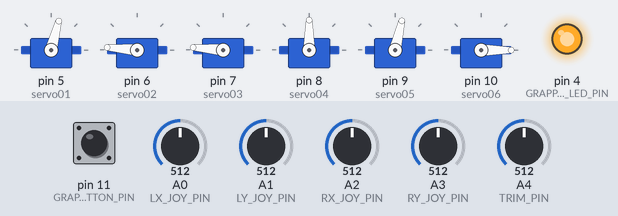
Bench run of a sketch on a simulated Arduino Uno, built with avr-gcc and run on an emulated ATmega328P. Parts: 6 × servo, output pins drawn as LEDs (lit = HIGH). Inputs (shaded band) come from the test bench; at power-on: A0 (LX_JOY_PIN) = 512, A2 (RX_JOY_PIN) = 512, A3 (RY_JOY_PIN) = 512, pin 11 (GRAPPLE_BUTTON_PIN) LOW, A1 (LY_JOY_PIN) = 512, A4 (TRIM_PIN) = 512. What the sketch prints to the serial monitor is not drawn.

Above: at 1.2 s.
1.3 s: A0 (LX_JOY_PIN) set to 692
2.8 s: A0 (LX_JOY_PIN) set to 718
At 4.5 s:
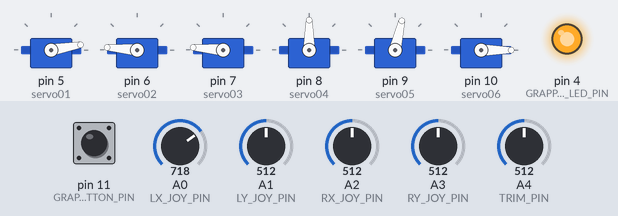
5.8 s: A2 (RX_JOY_PIN) set to 691
7.3 s: A2 (RX_JOY_PIN) set to 709
At 8.9 s:
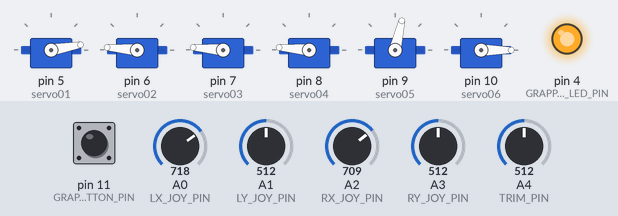
10.3 s: A3 (RY_JOY_PIN) set to 688
11.8 s: A3 (RY_JOY_PIN) set to 711
At 12.0 s:
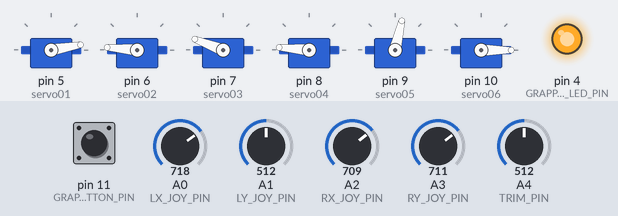
At 15.0 s:
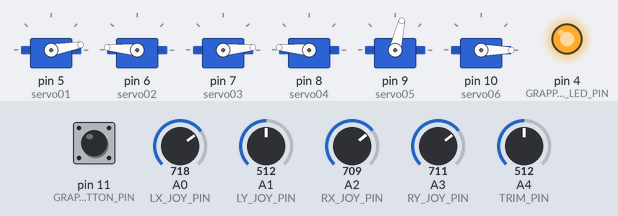
Timing chart, 0 to 15.8 s (numbered marks = the images above; inputs shaded):
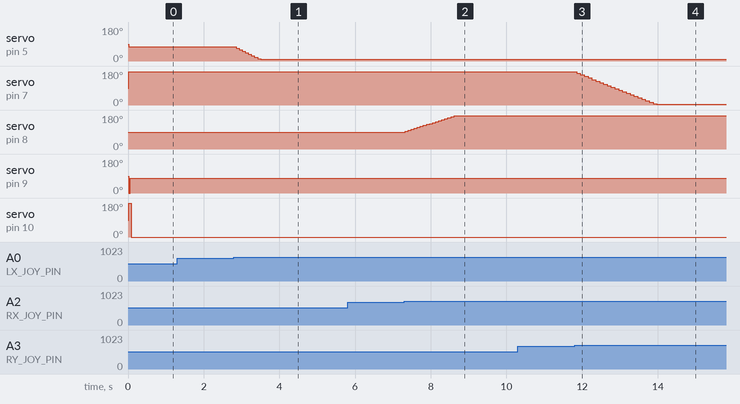

Measured:
- the behaviour switches between 700 and 701 on A0 (LX_JOY_PIN) (found by bisection; images 0 and 1)
- the behaviour switches between 700 and 701 on A2 (RX_JOY_PIN) (found by bisection; images 1 and 2)
- the behaviour switches between 700 and 701 on A3 (RY_JOY_PIN) (found by bisection; images 2 and 3)
- after the input at 1.3 s, every drawn part: stays the same
- after the input at 2.8 s, servo on pin 5 (servo01): moves from 75° to 10° over 0.65 s, starting after 0.06 s
- after the input at 5.8 s, every drawn part: stays the same
- after the input at 7.3 s, servo on pin 8 (servo04): moves from 90° to 175° over 1.3 s, starting at once
- after the input at 10.3 s, every drawn part: stays the same
- after the input at 11.8 s, servo on pin 7 (servo03): moves from 175° to 5° over 2.1 s, starting after 0.05 s

The sketch:

Brazo_robor.ino
```cpp
// Made by Toomas633
// Still in progress cosas que se le agregan project, code updates can be found in github: https://github.com/Toomas633/Arduino-Robotic-Arm
// Reddit thread: https://www.reddit.com/r/arduino/comments/lv9i9n/my_first_ever_arduino_uno_powered_project/?utm_source=share&utm_medium=web2x&context=3
//<>
#include <SoftwareSerial.h>
#include <Servo.h>
                                // Change anu pins here, no need to change the code further on:
#define LX_JOY_PIN A0           // Left joystick x-axys line.
#define LY_JOY_PIN A1           // Left joystick y-axys line.
#define RX_JOY_PIN A2           // Right joystick x-axys.
#define RY_JOY_PIN A3           // Right joystick y-axys.
#define GRAPPLE_BUTTON_PIN 11   // Switch or button to make the grapple close and open.
#define GRAPPLE_LED_PIN 4       // Was going to use a status LED but made it to a power LED later on.
#define TRIM_PIN A4             // Potentiometer input to control servo 5 a.k.a wrist tilt.
#define R_BUTTON_PIN 3          // Button to reset servo positions, outcomment later in code to enable, don't have it wired up yet on my end, but it's ready to go.

Servo servo01;
Servo servo02;
Servo servo03;
Servo servo04;
Servo servo05;
Servo servo06;

int Wrist;
int StatusLED;
int servo1;
int servo2;
int servo3;
int servo4;
int servo5;
int servo6;
int LeftJoystickXVal;
int LeftJoystickYVal;
int RightJoystickXVal;
int RightJoystickYVal;
int initial_position1 = 75;   // Initial positions for servos when powering up and where to home. Change to where you like. Number after "position" means wich servo it corresponds to.
int initial_position2 = 175;
int initial_position3 = 175;
int initial_position4 =90;
int initial_position5 = 0;
int Grapple_position = 180;
int GrappleState = 0;
int ResetButtonState = 0;


void setup() {
  Serial.begin(9600);
  Serial.println("<Auto homing>");

  pinMode(R_BUTTON_PIN, INPUT);
  pinMode(GRAPPLE_BUTTON_PIN, INPUT);
  pinMode(GRAPPLE_LED_PIN, OUTPUT);

  servo01.attach(5);    // Pins to where you connect servos, change here if needed, no need further on.
  servo02.attach(6);
  servo03.attach(7);
  servo04.attach(8);
  servo05.attach(9);
  servo06.attach(10);

  delay(20);

  servo01.write(initial_position1);
  servo02.write(initial_position2);
  servo03.write(initial_position3);
  servo04.write(initial_position4);
  servo05.write(initial_position5);
  servo06.write(Grapple_position);

  digitalWrite(GRAPPLE_LED_PIN, HIGH);    //Use as power LED, change code under grapple_servo() if wanted to show grapple state.

  delay(20);

  Serial.println("<Arm is ready>");
}

void definitions()     // All definitions are made here for easy keeping and editing.
{
  servo1 = servo01.read();
  servo2 = servo02.read();
  servo3 = servo03.read();
  servo4 = servo04.read();
  servo5 = servo05.read();
  servo6 = servo06.read();
  StatusLED = digitalRead(GRAPPLE_LED_PIN);
  Wrist = analogRead(TRIM_PIN);
  LeftJoystickXVal = analogRead(LX_JOY_PIN);
  LeftJoystickYVal = analogRead(LY_JOY_PIN);
  RightJoystickXVal = analogRead(RX_JOY_PIN);
  RightJoystickYVal = analogRead(RY_JOY_PIN);
  GrappleState = digitalRead(GRAPPLE_BUTTON_PIN);
//  ResetButtonState = digitalRead(R_BUTTON_PIN);   // Comment in if reset button is wired.
}

void loop()   //All voids here, differnet actoins/inputs have different voids
{
//  reset();
  serial();
  definitions();
  left_joystick();
  right_joystick();
  wrist_servo();
  grapple_servo();
}
//============================== Right Joystick ===========================================
void right_joystick()
{
  if (RightJoystickXVal < 300)
  {
    if (initial_position4 < 10)
    {
    }
    else
    {
      initial_position4 = constrain(initial_position4 - 5, 5, 175);
      servo04.write(initial_position4);

    }
  }
  if (RightJoystickXVal > 700)
  {
    if (initial_position4 > 180)
    {
    }
    else
    {
      initial_position4 = constrain(initial_position4 + 5, 5, 175);
      servo04.write(initial_position4);

    }
  }
  if (RightJoystickYVal < 300)
  {
    if (initial_position3 < 10)
    {
    }
    else
    {
      initial_position3 = constrain(initial_position3 + 8, 5, 175);
      servo03.write(initial_position3);
      delay(20);
      }
  }
  if (RightJoystickYVal > 700)
  {
    if (initial_position3 > 180)
    {
    }
    else
    {
      initial_position3 = constrain(initial_position3 - 8, 5, 175);
      servo03.write(initial_position3);
      delay(20);
    }
  }
}
//================================== Left Joystick =============================================
void left_joystick()
{
  if (LeftJoystickXVal < 300)
  {
    if (initial_position1 < 10)
    {
    }
    else
    {
      initial_position1 = constrain(initial_position1 + 8, 10, 160);
      servo01.write(initial_position1);
      delay(20);
    }
  }
  if (LeftJoystickXVal > 700)
  {
    if (initial_position1 > 180)
    {
    }
    else
    {
      initial_position1 = constrain(initial_position1 - 8, 10, 160);
      servo01.write(initial_position1);
      delay(20);
    }
  }
  if (LeftJoystickYVal < 300)
  {
    if (initial_position2 < 10)
    {
    }
    else
    {
      initial_position2 = constrain(initial_position2 - 8, 5, 175);
      servo02.write(initial_position2);
      delay(20);
     }
  }
  if (LeftJoystickYVal > 700)
  {
    if (initial_position2 > 180)
    {
    }
    else
    {
      initial_position2 = constrain(initial_position2 + 8, 5, 175);
      servo02.write(initial_position2);
      delay(20);
    }
  }
}
//================================= Reset button ========================================
void reset()
{
  if (ResetButtonState = HIGH)
  {
    Serial.println("<Auto homing>");
    delay(20);
    initial_position1 = 75;
    initial_position2 = 175;
    initial_position3 = 175;
    initial_position4 = 90;
    Grapple_position = 180;
    delay(20);
    servo01.write(initial_position1);
    servo02.write(initial_position2);
    servo03.write(initial_position3);
    servo04.write(initial_position4);
    servo06.write(Grapple_position);
  }
}
//================================= Wrist servo =========================================
void wrist_servo()
{
  servo05.write(180-(Wrist + 520)/10);
  delay(20);
}
//============================== Grapple servo ===========================================
void grapple_servo()
{
  if (GrappleState = HIGH)
  {
    servo06.write(0);
      delay(20);
  }
  else
  {
    servo06.write(180);
      delay(20);
  }
}
//================================== Serial ========================================
void serial()   // Edit if more serial functionality is needed (currently working on my
{
  delay(20);
//  Serial.println();
}
```
